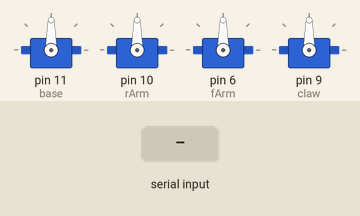
Simulated run of this sketch. Board: Arduino Uno, built with avr-gcc and run on an emulated ATmega328P. Shown: 4 × servo. The test bench sets the inputs (shaded band). What the sketch prints to the serial monitor is not drawn.

Above: at 1.2 s.
1.3 s: "a" received over Serial
At 1.6 s:
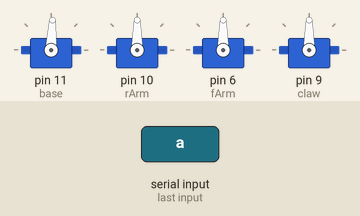
2.8 s: "s" received over Serial
At 3.5 s:
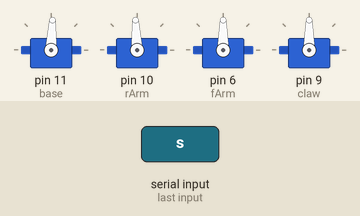
4.3 s: "d" received over Serial
At 5.4 s:
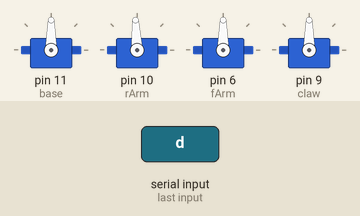
5.8 s: "i" received over Serial
At 6.6 s:
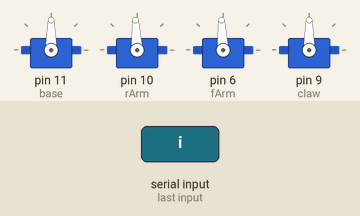
Timing chart, 0 to 8.3 s (numbered marks = the images above; inputs shaded):
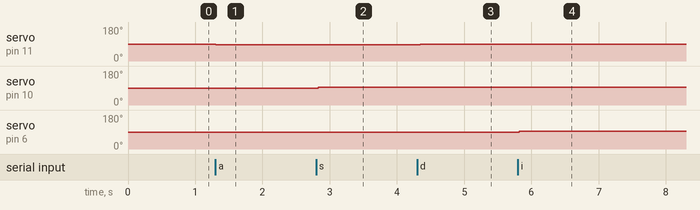

Measured:
- after the input at 1.3 s, servo on pin 11 (base): 90° → 87° at once
- after the input at 2.8 s, servo on pin 10 (rArm): 90° → 93° at once
- after the input at 4.3 s, servo on pin 11 (base): 87° → 90° after 0.05 s
- after the input at 5.8 s, servo on pin 6 (fArm): 90° → 93° at once

The sketch:

task1.1.2.ino
```cpp
#include <Servo.h>

Servo base, fArm, rArm, claw;

const int baseMin = 0, baseMax = 180;
const int rArmMin = 0, rArmMax = 180;
const int fArmMin = 0, fArmMax = 180;
const int clawMin = 0, clawMax = 180;

int Delay = 20;
int Step = 3;

void setup() {
  Serial.begin(9600);
  base.attach(11);
  rArm.attach(10);
  fArm.attach(6);
  claw.attach(9);

  base.write(90);
  fArm.write(90);
  rArm.write(90);
  claw.write(90);

  Serial.println("MeArm Joystick Control Ready!");
  Serial.println("Commands: a(左) d(右) s(下) w(上) i(fArm上) k(fArm下) j(夹爪关) l(夹爪开)");
}

void loop(){
    if (Serial.available() > 0) {
        servo();
    }
    delay(50);
}

void servo(){
    char servoName = Serial.read();

    int basePos, rArmPos, fArmPos, clawPos;

    switch(servoName){
        case 'a': {// Base左
            Serial.println("Base左");
            basePos = base.read() - Step;
            basePos = constrain(basePos, baseMin, baseMax);
            base.write(basePos);
            Serial.println(basePos);
            delay(Delay);
            break;  }

        case 'd': {// Base右
            Serial.println("Base右");
            basePos = base.read() + Step;
            basePos = constrain(basePos, baseMin, baseMax);
            base.write(basePos);
            Serial.println(basePos);
            delay(Delay);
            break;}

        case 's': {// rArm下
            Serial.println("rArm下");
            rArmPos = rArm.read() + Step;
            rArmPos = constrain(rArmPos, rArmMin, rArmMax);
            rArm.write(rArmPos);
            Serial.println(rArmPos);
            delay(Delay);
            break; }

        case 'w': {// rArm上
            Serial.println("rArm上");
            rArmPos = rArm.read() - Step;
            rArmPos = constrain(rArmPos, rArmMin, rArmMax);
            rArm.write(rArmPos);
            delay(Delay);
            Serial.println(rArmPos);
            break;  }

        case 'i': {// fArm上
            Serial.println("fArm上");
            fArmPos = fArm.read() + Step;
            fArmPos = constrain(fArmPos, fArmMin, fArmMax);
            fArm.write(fArmPos);
            delay(Delay);
            Serial.println(fArmPos);
            break;  }

        case 'k': {// fArm下
            Serial.println("fArm下");
            fArmPos = fArm.read() - Step;
            fArmPos = constrain(fArmPos, fArmMin, fArmMax);
            fArm.write(fArmPos);
            Serial.println(fArmPos);
            delay(Delay);
            break;  }

        case 'j': {// Claw关闭
            Serial.println("Claw关闭");
            clawPos = claw.read() + Step;
            clawPos = constrain(clawPos, clawMin, clawMax);
            claw.write(clawPos);
            Serial.println(clawPos);
            delay(Delay);
            break; }

        case 'l': {// Claw打开
            Serial.println("Claw打开");
            clawPos = claw.read() - Step;
            clawPos = constrain(clawPos, clawMin, clawMax);
            claw.write(clawPos);
            Serial.println(clawPos);
            delay(Delay);
            break;  }

    }
}
```
